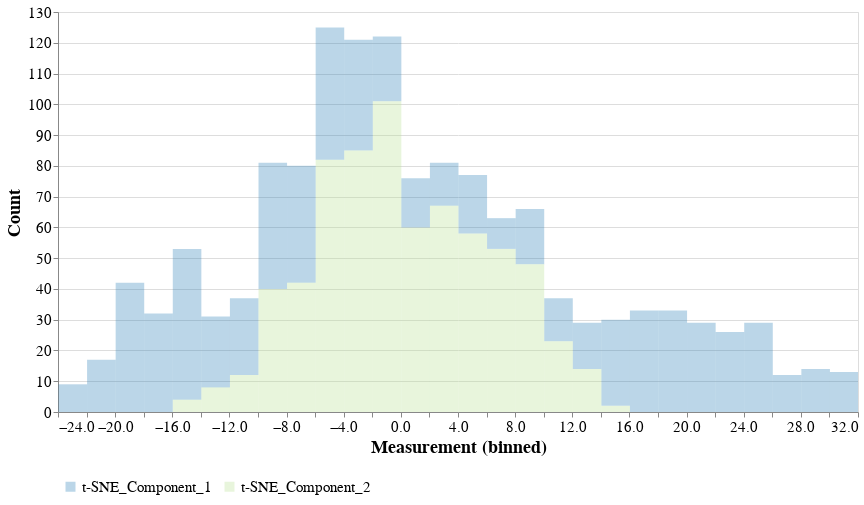

The notebook cell saved with this chart:
### Markdown cell above
<font size="+1" color="grey"><b> 2.1.3 Histogram Plot</b></font>

### Code cell
histogram_shade.configure_title(
    fontSize=18
).configure_axis(
    labelFontSize=15,
    titleFontSize=18
).configure_legend(
    labelFontSize=15,
    titleFontSize=18,
    orient="bottom", title=None, padding=5, labelLimit=200, 
    # columns=3
)
# .save('../../images/case1_histogram_plot.png', format='png', scale_factor=2)

### Figure 1 — Vega-Lite specification as saved in the notebook (floating-point values rounded to 4 significant figures; data arrays with more than 128 entries replaced by an {"elided": "..."} marker saying what was removed)
{"config": {"view": {"continuousWidth": 300, "continuousHeight": 300}, "axis": {"labelFontSize": 15, "titleFontSize": 18}, "legend": {"labelFontSize": 15, "labelLimit": 200, "orient": "bottom", "padding": 5, "title": null, "titleFontSize": 18}, "title": {"fontSize": 18}}, "data": {"name": "data-2b8a4a910fbeea07d271245c2b64b3fe"}, "mark": {"type": "bar", "binSpacing": 0, "opacity": 0.3}, "encoding": {"color": {"field": "Experiment", "scale": {"domain": ["t-SNE_Component_1", "t-SNE_Component_2"], "range": ["#1f78b4", "#b2df8a"]}, "sort": ["t-SNE_Component_1", "t-SNE_Component_2"], "type": "nominal"}, "x": {"bin": {"maxbins": 50}, "field": "Measurement", "type": "quantitative"}, "y": {"aggregate": "count", "title": "Count", "type": "quantitative"}}, "height": 400, "params": [{"name": "param_5", "select": {"type": "interval", "encodings": ["x", "y"]}, "bind": "scales"}], "transform": [{"fold": ["t-SNE_Component_1", "t-SNE_Component_2"], "as": ["Experiment", "Measurement"]}], "width": 800, "$schema": "https://vega.github.io/schema/vega-lite/v5.20.1.json", "datasets": {"data-2b8a4a910fbeea07d271245c2b64b3fe": {"elided": "699 records"}}}
